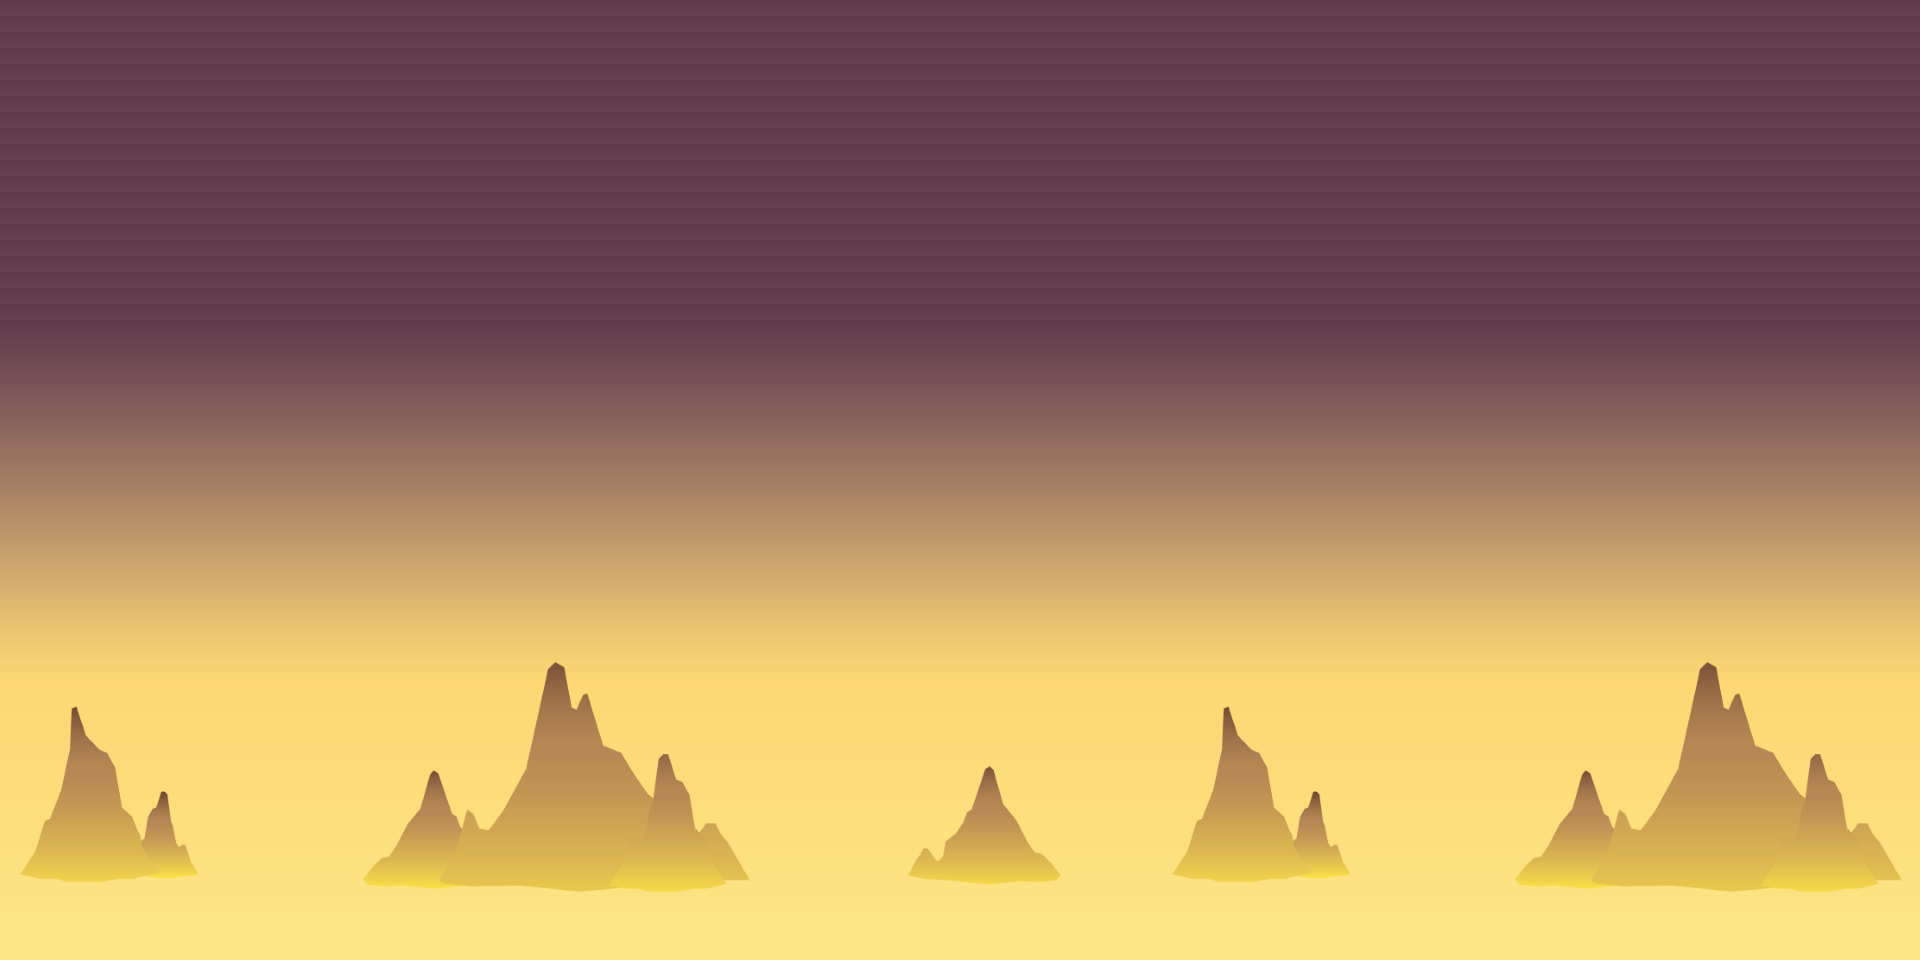

This is a level from a 2D game, rendered from its Tiled map with the project's own tilesets. A one-line summary and the map file follow, with tile-layer data summarised:
An orthogonal 120x60 tile map with 16x16 px tiles, 1 tile layer (图块层 1).

<map version="1.5" tiledversion="1.6.0" orientation="orthogonal" renderorder="right-down" width="120" height="60" tilewidth="16" tileheight="16" infinite="0" nextlayerid="3" nextobjectid="1">
 <tileset firstgid="1" source="Volcano Level Set_Background - Layer 00.tsx" />
 <layer id="2" name="图块层 1" width="120" height="60">
  <data>[7200 cells, 7200 non-empty, 2880 distinct tile ids]</data>
 </layer>
</map>
